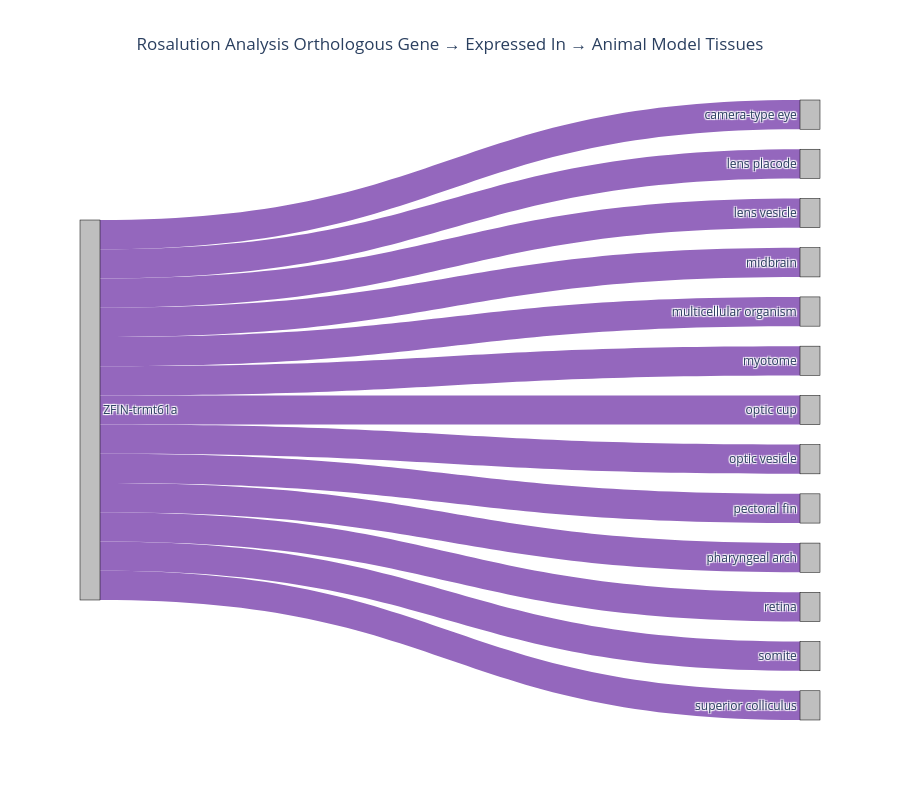

Notebook cell for this chart:
### Markdown cell above
### Analysis' HPO Terms Mapped To Orthologous Genes and Tissues Expressed In

### Code cell
from core.api.monarch import MonarchKnowledgeGraph
from core.visualization.anatomy import sankey_gene_to_expressed_in_anatomy
import json

gene_list = test_omic_units['gene']
annotations_cache = {}
orthologous_gene_expression_in = {}

for gene in gene_list:
    annotations_cache[gene] = rosalution_test_example.get_annotations('gene', gene)
    gene_hgnc_id = rosalution_test_example.get_annotation('gene', gene, 'HGNC_ID')
    orthologous_gene_expression_in[gene] = MonarchKnowledgeGraph.orthologous_gene_expression_of_tissue(gene_hgnc_id)
    sankey_plot = sankey_gene_to_expressed_in_anatomy( orthologous_gene_expression_in[gene])
    sankey_plot.show()

### Figure 1 — Plotly figure (JSON) as saved in the notebook; plotly's stock layout.template omitted (floating-point values rounded to 4 significant figures)
{"data": [{"arrangement": "snap", "link": {"color": ["rgba(148,103,189,1.00)", "rgba(148,103,189,1.00)", "rgba(148,103,189,1.00)", "rgba(148,103,189,1.00)", "rgba(148,103,189,1.00)", "rgba(148,103,189,1.00)", "rgba(148,103,189,1.00)", "rgba(148,103,189,1.00)", "rgba(148,103,189,1.00)", "rgba(148,103,189,1.00)", "rgba(148,103,189,1.00)", "rgba(148,103,189,1.00)", "rgba(148,103,189,1.00)"], "customdata": ["ZFIN<br>→ pharyngeal arch", "ZFIN<br>→ optic vesicle", "ZFIN<br>→ multicellular organism", "ZFIN<br>→ midbrain", "ZFIN<br>→ camera-type eye", "ZFIN<br>→ superior colliculus", "ZFIN<br>→ myotome", "ZFIN<br>→ lens placode", "ZFIN<br>→ lens vesicle", "ZFIN<br>→ somite", "ZFIN<br>→ pectoral fin", "ZFIN<br>→ optic cup", "ZFIN<br>→ retina"], "hovertemplate": "%{customdata}<extra></extra>", "source": [0, 0, 0, 0, 0, 0, 0, 0, 0, 0, 0, 0, 0], "target": [10, 8, 5, 4, 1, 13, 6, 2, 3, 12, 9, 7, 11], "value": [1, 1, 1, 1, 1, 1, 1, 1, 1, 1, 1, 1, 1]}, "node": {"color": ["#BFBFBF", "#BFBFBF", "#BFBFBF", "#BFBFBF", "#BFBFBF", "#BFBFBF", "#BFBFBF", "#BFBFBF", "#BFBFBF", "#BFBFBF", "#BFBFBF", "#BFBFBF", "#BFBFBF", "#BFBFBF"], "label": ["ZFIN-trmt61a", "camera-type eye", "lens placode", "lens vesicle", "midbrain", "multicellular organism", "myotome", "optic cup", "optic vesicle", "pectoral fin", "pharyngeal arch", "retina", "somite", "superior colliculus"], "line": {"color": "black", "width": 0.5}, "pad": 20, "thickness": 20}, "type": "sankey"}], "layout": {"font": {"size": 12}, "height": 800, "title": {"text": "Rosalution Analysis Orthologous Gene → Expressed In → Animal Model Tissues", "x": 0.5}}}
